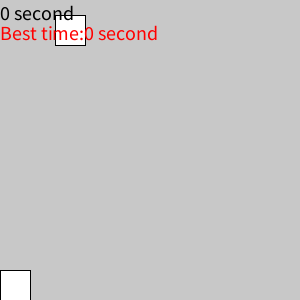
Frame 1 (no input)
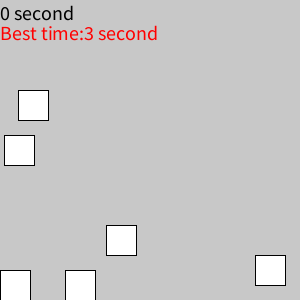
Frame 60 (the mouse pressed at the canvas centre just before this capture)
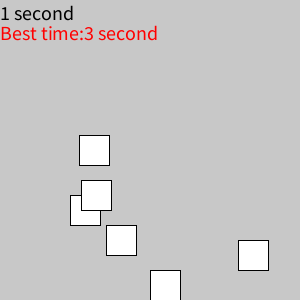
Frame 120 (the mouse held since frame 60 and released just before this capture)

The Processing sketch that drew these frames (run headless with seeded random() and noise(); from frame 60 on, the mouse is pressed at the canvas centre):

// Processing sketch: game1
// ── game1.pde
int cx;
int num=7;
int [] ox=new int[num];
int [] oy=new int[num];
int [] t=new int[num];
int [] wait=new int[num];
int frame;
int time;
int speed=15;
int ow=30;
int oh=30;
int cw=30;
int ch=30;
int best;
void setup(){
size(300,300);
for (int i=0; i<num;i++){
t[i]=0;
ox[i]=int(random(width-ow));
wait[i]=int(random(0,50));}
frameRate(speed);
best=0;
}

void draw(){
frame+=1;
time=frame/speed;
background(200,200,200);
for (int i=0;i<num;i++){
t[i]+=1;
oy[i]=speed*(t[i]-wait[i]);
if(oy[i]>height){
t[i]=0;
ox[i]=int(random(width-ow));}
fill(255,255,255);
rect(ox[i],oy[i],ow,oh);}
cx=mouseX;
if((cx+cw)>width){
cx=width-cw;
}
fill(255,255,255);
for (int i=0;i<num;i++){
if(ox[i] < cw+cx && ox[i]+ow > cx && oy[i]+oh > height-ch && oy[i] < height){
fill(255,0,0);
if(time>best){
best=time;}
frame=0;}}
rect(cx,width-ch,cw,ch);
textSize(20);
fill(0,0,0);
text(time+" second",0,20);
textSize(20);
fill(255,0,0);
text("Best time:"+best+" second",0,40);
}
